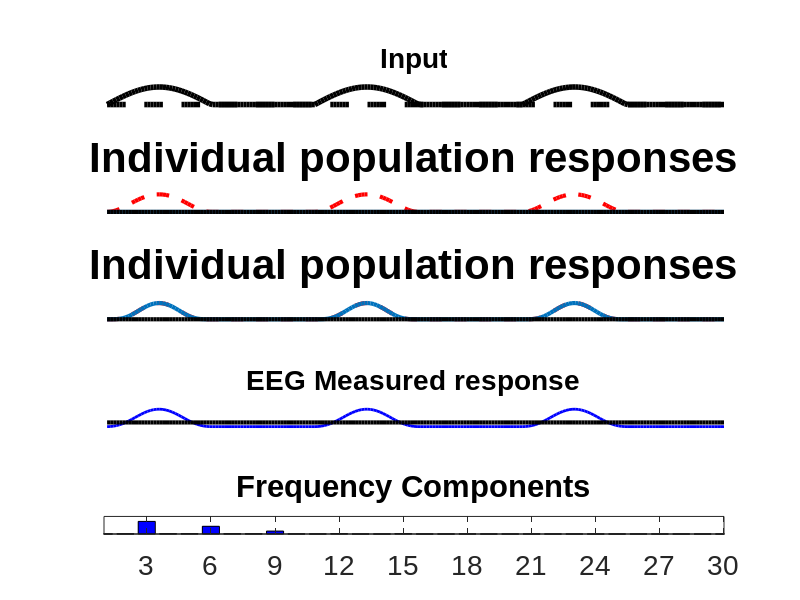
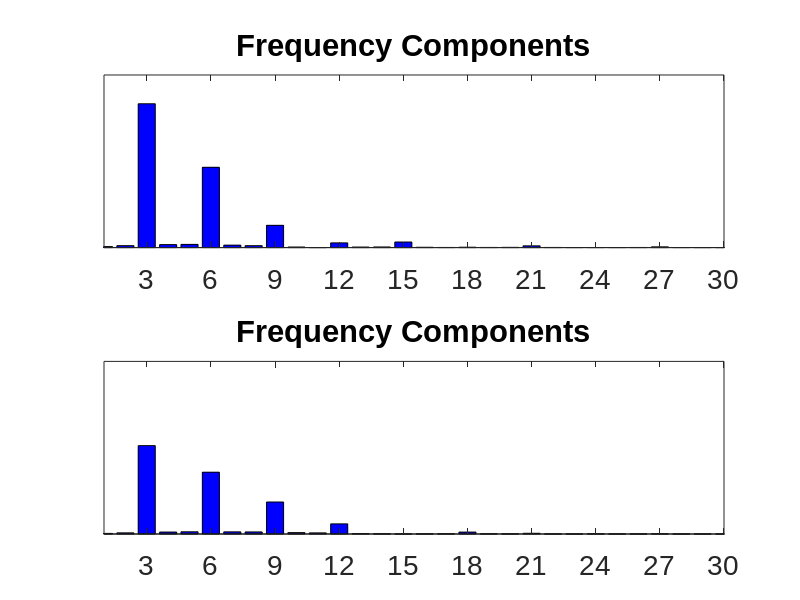

Here is the MATLAB script that generated these plots, in order:
%% Simulate response

rMax = {1 1};
c50  = {2 2 };
order = { 2 2};


base = {0 0};

    
%input{1} = repmat([ones(10,1); -ones(10,1)],10,1);
%input{2} = repmat([-ones(10,1); ones(10,1)],10,1);

w1 = 3*.33;
w2 = 5*.33;

ph2 = 0;
t = linspace(0,6*pi,200);
t2 = linspace(0,6*pi,200)+2*pi/1;

input{1} = (sin(w1*t));
input{2} = 0*(sin(w2*t+ph2));


% input{1} = input{1}+input{2};
% input{2} = input{1};


input{1} = (input{1}).*(sign(input{1})>0);
input{2} = (input{2}).*(sign(input{2})>0);

sampPerRad = 200/6*pi;
delay = round(sampPerRad*0);

%input{1} = (sin(t)).*sign((sin(t)));
%input{2} = (cos(t2)).*sign((cos(t2)));
%input{2} = (-sin(t2)).*sign((sin(t2)));

%input{1} = (sin(w1*t)).*((sin(w1*t)>0));
%input{2} = (cos(w2*t2)).*((cos(w2*t2)>0));

%  input{1} = real(ftM(4,:))+1
%  input{2} = real(-ftM(4,:))+1;

for i=1:length(input)
pop{i} = rMax{i}*(input{i}.^order{i}./(input{i}.^order{i}+c50{i}.^order{i})) + base{i};
%pop{i} = abs(input{i});
end


pop{1} = pop{1};%-mean(pop{1});
pop{2} = pop{2};%-mean(pop{2});

normalPop{1} = pop{1};%-mean(pop{1});%./(pop{2}+1);
normalPop{2} = pop{2};%-mean(pop{2});%./(pop{1}+1);

popDelay{1} = circshift(pop{1},[0 delay])
popDelay{2} = circshift(pop{2},[0 delay])


rMax = { 1 1};
% c50  = c50;%{ 2 2};
c50  = {.5 .5};
wgt  = { .707  .707};


for i=1:length(input)
pop2{i} = rMax{i}*(popDelay{i}.^2./(popDelay{i}.^2+c50{i}.^2));
end

for i=1:1,
%pop1Combo{i} = popDelay{1}+popDelay{2};
pop1Combo{i} = wgt{1}*pop{1}+wgt{2}*pop{2};

pop2Combo{i} = rMax{i}*(pop1Combo{i}.^2./(pop1Combo{i}.^2+c50{i}.^2));

end

% normalPop2{1} = pop2{1};%-mean(pop2{1});%./(pop2{2}+1);
% normalPop2{2} = pop2{2};%-mean(pop2{2});%./(pop2{1}+1);
% 
 normalPop2{1} = pop2Combo{1};%-mean(pop2{1});%./(pop2{2}+1);
 normalPop2{2} = pop2Combo{1};%-mean(pop2{2});%./(pop2{1}+1);

% 
% normalPop2{1} = popDelay{1};%-mean(pop2{1});%./(pop2{2}+1);
% normalPop2{2} = popDelay{2};%-mean(pop2{2});%./(pop2{1}+1);


popDiff = normalPop{1}-normalPop{2};


popDiff = rMax{i}*(popDiff.^2./(popDiff.^2+c50{i}.^2));

%normalPopDiff{1} = popDiff./(popDiff+1);


resp1 = [normalPop{1}+normalPop{2}];
resp2 = [normalPop2{1}+normalPop2{2}];

% resp1 = resp1./max(resp1);
% resp2 = resp2./max(resp2);
%resp2 = [popDelay{1}+popDelay{2}];

%resp = resp1 - mean(resp);

% resp1 = resp1 - mean(resp1);
% resp2 = resp2 - mean(resp2);
%  
 resp = 1*resp1+1*resp2;

%resp = resp - mean(resp);

resp1 = resp1 - mean(resp1);
resp2 = resp2 - mean(resp2);

figure(17)
clf

nRows = 5;

subplot(nRows,1,1)
plot(input{1},'k','linewidth',4)
hold on
plot(input{2},'--k','linewidth',4)

title('Input','fontsize',20,'fontname','arial')
axis off

subplot(nRows,1,2)
plot(normalPop{1},'--r','linewidth',3)
hold on;
plot(normalPop{2},'-','linewidth',3)
plot(zeros(length(normalPop{1}),1),'-k','linewidth',3);
title('Individual population responses','fontsize',30,'fontname','arial')
axis off

subplot(nRows,1,3)
plot(normalPop2{1},'--r','linewidth',3)
hold on;
plot(normalPop2{2},'-','linewidth',3)
plot(zeros(length(normalPop{1}),1),'-k','linewidth',3);
title('Individual population responses','fontsize',30,'fontname','arial')
axis off

subplot(nRows,1,4)
plot(resp,'b','linewidth',2)
hold on
plot(mean(resp)*ones(length(resp),1),'k','linewidth',3)

title('EEG Measured response','fontsize',20,'fontname','arial')
axis off

subplot(nRows,1,5)
ftM = dftmtx(length(resp));

powSpec = abs(resp*ftM);

sqrt(sum(powSpec(4:3:19).^2))

bar(0:199,powSpec,'b')
%axis([1 30 0 10])
xlim([1 30])

hold on
title('Frequency Components','fontsize',20,'fontname','arial')
set(gca,'XTick',3:3:30)
set(gca,'YTick',[])
set(gca,'fontsize',20,'fontname','arial')





%%


figure(18)
clf

subplot(2,1,1)


powSpec = abs(resp1*ftM);

lims = [1 30 0 max(powSpec)*1.2]

sqrt(sum(powSpec(4:3:19).^2))

bar(0:199,powSpec,'b')
axis(lims)
%xlim([1 30])

hold on
title('Frequency Components','fontsize',20,'fontname','arial')
set(gca,'XTick',3:3:30)
set(gca,'YTick',[])
set(gca,'fontsize',20,'fontname','arial')

subplot(2,1,2)


powSpec = abs(resp2*ftM);

sqrt(sum(powSpec(4:3:19).^2))

bar(0:199,powSpec,'b')
axis(lims)
%xlim([1 30])

hold on
title('Frequency Components','fontsize',20,'fontname','arial')
set(gca,'XTick',3:3:30)
set(gca,'YTick',[])
set(gca,'fontsize',20,'fontname','arial')
